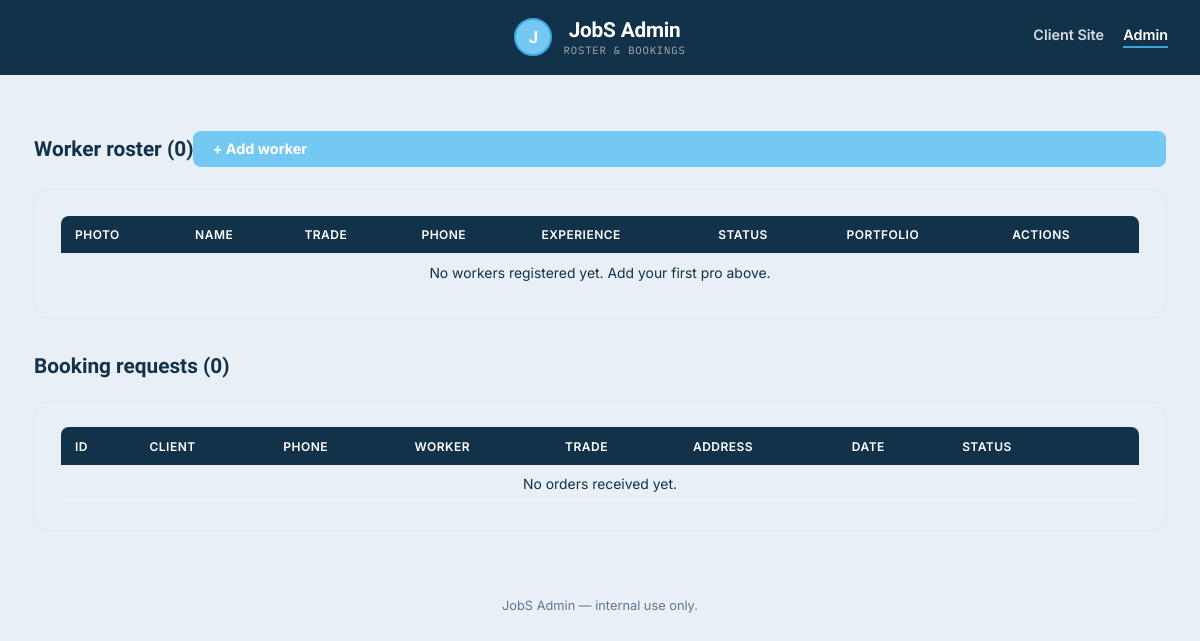
/admin, run on an earlier commit of the app's database.
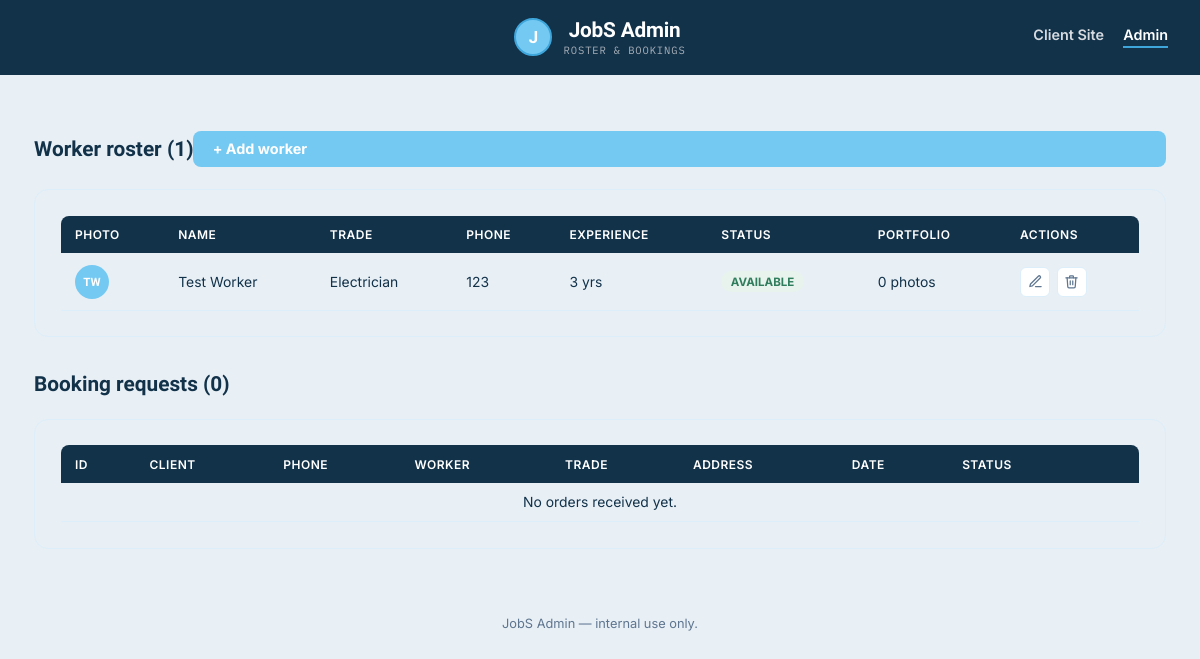
And on a later commit of the database.
### app.py (models this page shows)
class Worker(db.Model):
    __tablename__ = 'workers'
    id = db.Column(db.Integer, primary_key=True)
    name = db.Column(db.String(100), nullable=False)
    trade = db.Column(db.String(50), nullable=False)
    phone = db.Column(db.String(20), nullable=False)
    location = db.Column(db.String(120), nullable=True)
    hourly_rate = db.Column(db.Float, nullable=True, default=0)
    experience_years = db.Column(db.Integer, nullable=False)
    bio = db.Column(db.Text, nullable=True)
    status = db.Column(db.String(20), default='Available')
    photo_filename = db.Column(db.String(255), nullable=True)
    created_at = db.Column(db.DateTime, server_default=db.func.now())
    portfolio_images = db.relationship(
        'PortfolioImage', backref='worker', cascade='all, delete-orphan', lazy=True
    )
    @property
    def photo_url(self):
        if self.photo_filename:
            return url_for('static', filename=f'uploads/workers/{self.photo_filename}')
        return None
    @property
    def initials(self):
        parts = self.name.split()
        return ''.join(p[0] for p in parts[:2]).upper()

### app.py (the view)
@app.route('/admin')
def admin_dashboard():
    workers = Worker.query.order_by(Worker.id.desc()).all()
    bookings = Booking.query.order_by(Booking.id.desc()).all()
    return render_template('admin/dashboard.html', workers=workers, bookings=bookings)

### templates/admin/dashboard.html (shortened to what this page needs)
<!DOCTYPE html>
<html lang="en">
<head>
<link rel="stylesheet" href="{{ url_for('static', filename='style.css') }}">
</head>
<body>
<header class="site-head">
  <div class="brand">
    <div class="brand-mark">J</div>
    <div><h1>JobS Admin</h1><span class="sub">Roster &amp; bookings</span></div>
  </div>
  <nav class="site-nav">
    <a href="/">Client Site</a>
    <a href="/admin" class="current">Admin</a>
  </nav>
</header>
<div class="wrap" style="padding-top: 1.5rem;">
  <div class="admin-topbar">
    <h2>Worker roster ({{ workers|length }})</h2>
    <a href="{{ url_for('add_worker') }}" class="btn-solid" style="text-decoration:none; display:inline-block; padding:0.6rem 1.2rem;">+ Add worker</a>
  </div>
  <div class="panel" style="margin-top:0;">
    <table class="ledger">
      <thead>
        <tr><th>Photo</th><th>Name</th><th>Trade</th><th>Phone</th><th>Experience</th><th>Status</th><th>Portfolio</th><th>Actions</th></tr>
      </thead>
      <tbody>
        {% for worker in workers %}
        <tr>
          <td>
            {% if worker.photo_url %}
              <img src="{{ worker.photo_url }}" class="row-photo" alt="{{ worker.name }}">
            {% else %}
              <span class="row-avatar-fallback">{{ worker.initials }}</span>
            {% endif %}
          </td>
          <td>{{ worker.name }}</td>
          <td>{{ worker.trade }}</td>
          <td>{{ worker.phone }}</td>
          <td>{{ worker.experience_years }} yrs</td>
          <td><span class="pill {{ 'available' if worker.status == 'Available' else 'booked' }}">{{ worker.status }}</span></td>
          <td>{{ worker.portfolio_images|length }} photo{{ 's' if worker.portfolio_images|length != 1 else '' }}</td>
          <td>
            <div class="row-actions">
              <a class="icon-btn" href="{{ url_for('edit_worker', worker_id=worker.id) }}" title="Edit">
                <svg viewBox="0 0 24 24" fill="none" stroke="currentColor" stroke-width="2" stroke-linecap="round" stroke-linejoin="round"><path d="M12 20h9"/><path d="M16.5 3.5a2.1 2.1 0 0 1 3 3L7 19l-4 1 1-4Z"/></svg>
              </a>
              <form action="{{ url_for('delete_worker', worker_id=worker.id) }}" method="POST" onsubmit="return confirm('Remove {{ worker.name|e }} from the roster? This cannot be undone.');">
                <button type="submit" class="icon-btn danger" title="Delete">
                  <svg viewBox="0 0 24 24" fill="none" stroke="currentColor" stroke-width="2" stroke-linecap="round" stroke-linejoin="round"><polyline points="3 6 5 6 21 6"/><path d="M19 6l-1 14a2 2 0 0 1-2 2H8a2 2 0 0 1-2-2L5 6"/><path d="M10 11v6"/><path d="M14 11v6"/><path d="M9 6V4a1 1 0 0 1 1-1h4a1 1 0 0 1 1 1v2"/></svg>
                </button>
              </form>
            </div>
          </td>
        </tr>
        {% else %}
        <tr><td colspan="8" style="text-align:center;">No workers registered yet. Add your first pro above.</td></tr>
        {% endfor %}
      </tbody>
    </table>
  </div>
  <div class="admin-topbar">
    <h2>Booking requests ({{ bookings|length }})</h2>
  </div>
  <div class="panel" style="margin-top:0;">
    <table class="ledger">
      <thead>
        <tr><th>ID</th><th>Client</th><th>Phone</th><th>Worker</th><th>Trade</th><th>Address</th><th>Date</th><th>Status</th><th></th></tr>
      </thead>
      <tbody>
        {% for booking in bookings %}
        <tr>
          <td>#{{ booking.id }}</td>
          <td>{{ booking.client_name }}</td>
          <td>{{ booking.client_phone }}</td>
          <td>{{ booking.worker.name }}</td>
          <td>{{ booking.worker.trade }}</td>
          <td>{{ booking.service_address }}</td>
          <td>{{ booking.booking_date }}</td>
          <td><span class="pill {{ 'confirmed' if booking.status == 'Confirmed' else 'pending' }}">{{ booking.status }}</span></td>
          <td>
            {% if booking.status != 'Confirmed' %}
            <form action="{{ url_for('confirm_booking', booking_id=booking.id) }}" method="POST">
              <button type="submit" class="btn-ghost" style="padding:0.35rem 0.7rem; font-size:0.78rem;">Confirm</button>
            </form>
            {% endif %}
          </td>
        </tr>
        {% else %}
        <tr><td colspan="9" style="text-align:center;">No orders received yet.</td></tr>
        {% endfor %}
      </tbody>
    </table>
  </div>
</div>
<footer class="site-foot">JobS Admin — internal use only.</footer>
</body>
</html>

### static/style.css (style rules this page uses)
:root { --ink: #12324a; --teal: #74c9f3; --teal-dark: #2f7fb5; --coral: #3ea6db; --coral-dark: #2a7ea8; --sand: #e8eff5; --card: #e8eff5; --steel: #5f7690; --rule: #dceef9; --good: #2f7d5c; --danger: #c45858; }
* { margin: 0; padding: 0; box-sizing: border-box; }
body { background: var(--sand); color: var(--ink); font-family: 'Inter', sans-serif; -webkit-font-smoothing: antialiased; }
a { color: inherit; }
button { font-family: inherit; }
header.site-head { background: var(--ink); color: #fff; padding: 1.1rem 2rem; display: flex; justify-content: center; align-items: center; position: relative; }
.brand { display: flex; align-items: center; gap: 0.7rem; justify-content: center; text-align: center; }
.brand-mark { width: 38px; height: 38px; border-radius: 50%; background: var(--teal); color: #fff; display: flex; align-items: center; justify-content: center; font-family: 'Sora', sans-serif; font-weight: 800; font-size: 1.05rem; border: 2px solid var(--coral); }
.brand h1 { font-family: 'Sora', sans-serif; font-weight: 700; font-size: 1.3rem; letter-spacing: -0.01em; }
.brand span.sub { display: block; font-family: 'IBM Plex Mono', monospace; font-size: 0.66rem; color: #a9b0b8; letter-spacing: 0.08em; text-transform: uppercase; margin-top: 0.1rem; }
nav.site-nav { position: absolute; right: 2rem; display: flex; align-items: center; gap: 1.2rem; }
nav.site-nav a { color: #d7dbe0; text-decoration: none; font-weight: 600; font-size: 0.9rem; padding-bottom: 0.2rem; border-bottom: 2px solid transparent; transition: color .2s, border-color .2s; }
nav.site-nav a:hover, nav.site-nav a.current { color: #fff; border-color: var(--coral); }
.wrap { max-width: 1180px; margin: 0 auto; padding: 0 1.5rem; }
.btn-solid { flex: 1; background: var(--teal); color: #fff; border: none; padding: 0.7rem; border-radius: 8px; font-weight: 700; cursor: pointer; font-size: 0.9rem; }
.admin-topbar { display: flex; justify-content: space-between; align-items: center; margin: 2rem 0 1.4rem; }
.admin-topbar h2 { font-family: 'Sora', sans-serif; font-size: 1.3rem; font-weight: 700; }
.panel { background: var(--card); border: 1px solid var(--rule); border-radius: 14px; padding: 1.6rem; margin-bottom: 2.2rem; }
table.ledger { width: 100%; border-collapse: collapse; font-size: 0.87rem; }
table.ledger th { background: var(--ink); color: #fff; text-align: left; padding: 0.7rem 0.9rem; font-weight: 600; font-size: 0.75rem; text-transform: uppercase; letter-spacing: 0.04em; }
table.ledger th:first-child { border-radius: 8px 0 0 0; }
table.ledger th:last-child { border-radius: 0 8px 0 0; }
table.ledger td { padding: 0.7rem 0.9rem; border-bottom: 1px solid var(--rule); vertical-align: middle; }
.row-avatar-fallback { width: 34px; height: 34px; border-radius: 50%; display: inline-flex; align-items: center; justify-content: center; background: var(--teal); color: #fff; font-size: 0.72rem; font-weight: 700; font-family: 'Sora', sans-serif; }
.icon-btn { display: inline-flex; align-items: center; justify-content: center; width: 30px; height: 30px; border-radius: 6px; border: 1px solid var(--rule); background: #fff; cursor: pointer; color: var(--steel); text-decoration: none; }
.icon-btn svg { width: 15px; height: 15px; }
.row-actions { display: flex; gap: 0.4rem; }
.pill { display: inline-block; padding: 0.2rem 0.6rem; border-radius: 999px; font-size: 0.72rem; font-weight: 700; text-transform: uppercase; }
.pill.available { background: #e7f3ec; color: var(--good); }
footer.site-foot { text-align: center; padding: 2rem 0 3rem; color: var(--steel); font-size: 0.8rem; }

What changed in the data, as far as the page shows it:
added Worker: initials "TW", name "Test Worker", trade "Electrician", phone "123", experience_years "3", status "AVAILABLE", portfolio_images|length "0", portfolio_images "s"
Also different on the page:
{{ workers|length }}: "0" → "1"
text no longer shown: "No workers registered yet. Add your first pro above."
